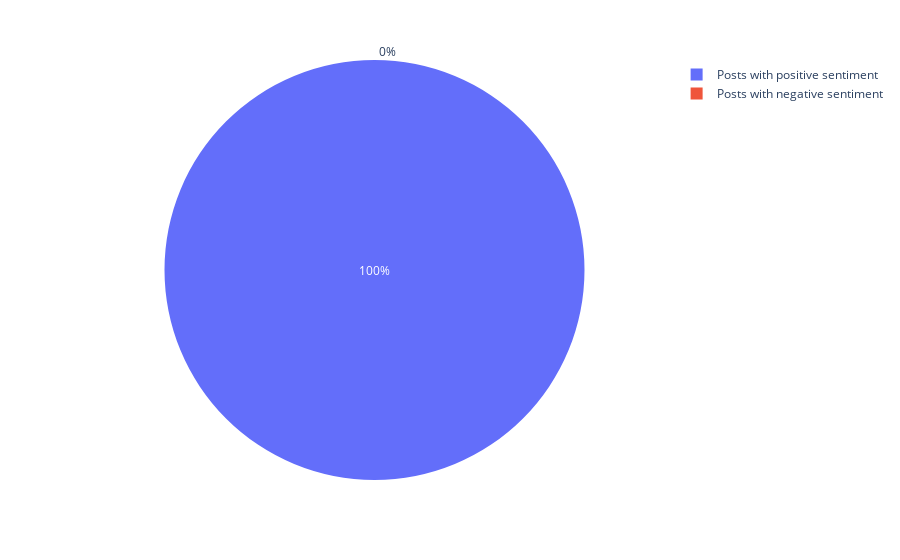

Write notebook code for a chart like this one.
### Code cell
#score of negative and positive per post

labels = ['Posts with positive sentiment', 'Posts with negative sentiment']
sizes = [top_num_esg_pos, top_num_esg_neg]
explode = (0, 0) 

fig = px.pie(values=sizes, names=labels)
fig.show()

### Figure 1 — Plotly figure (JSON) as saved in the notebook; plotly's stock layout.template omitted (floating-point values rounded to 4 significant figures)
{"data": [{"domain": {"x": [0, 1], "y": [0, 1]}, "hovertemplate": "label=%{label}<br>value=%{value}<extra></extra>", "labels": ["Posts with positive sentiment", "Posts with negative sentiment"], "legendgroup": "", "name": "", "showlegend": true, "type": "pie", "values": [5, 0]}], "layout": {"autosize": true, "legend": {"tracegroupgap": 0}, "margin": {"t": 60}}}
